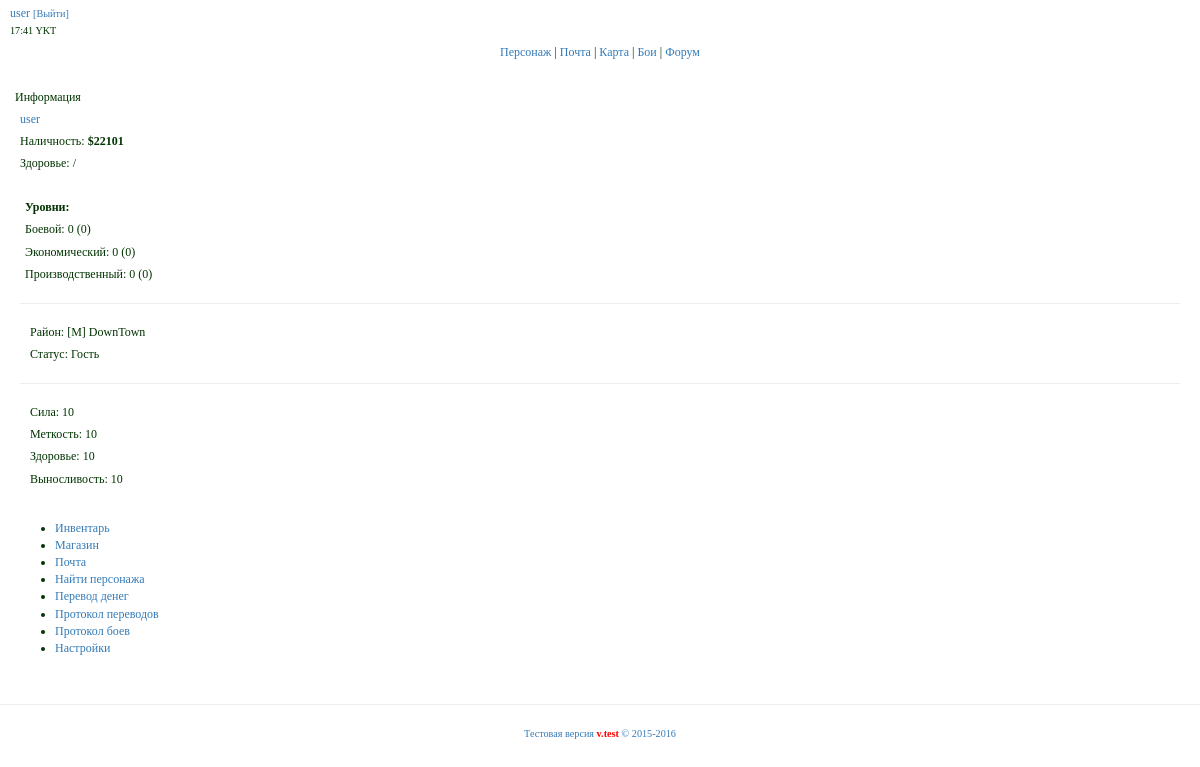
Screenshot of /user/ (signed in) with the database file from the repository.
### tables this page shows
CREATE TABLE IF NOT EXISTS `users` (
  `id` int(11) NOT NULL AUTO_INCREMENT,
  `login` varchar(256) NOT NULL,
  `pass` varchar(256) NOT NULL,
  `admin` varchar(255) NOT NULL DEFAULT 'user',
  `regdate` text NOT NULL,
  `logdate` text NOT NULL,
  `regip` varchar(255) NOT NULL,
  `logip` varchar(255) NOT NULL DEFAULT '0',
  `online` enum('В сети','Не в сети','','') DEFAULT 'Не в сети',
  `status` varchar(255) NOT NULL DEFAULT 'Гость',
  `status2` varchar(255) NOT NULL DEFAULT 'Живой',
  `money` int(20) NOT NULL DEFAULT '5000',
  `euro` int(10) DEFAULT NULL,
  `blvl` int(2) NOT NULL DEFAULT '0',
  `bexp` int(15) DEFAULT '0',
  `elvl` int(2) NOT NULL DEFAULT '0',
  `eexp` int(15) NOT NULL DEFAULT '0',
  `plvl` int(2) NOT NULL DEFAULT '0',
  `pexp` int(15) NOT NULL DEFAULT '0',
  `strength` int(3) NOT NULL DEFAULT '10',
  `accuracy` int(3) NOT NULL DEFAULT '10',
  `health` int(3) NOT NULL DEFAULT '10',
  `endurance` int(3) NOT NULL DEFAULT '10',
  `totalpoint` int(3) NOT NULL DEFAULT '0',
  PRIMARY KEY (`id`),
  UNIQUE KEY `login` (`login`)
);

### app/core/viewClass.php (called while the page is built)
<?php
class View {
    public function render($title,$content,$template,$data=null,$data2=null,$data3=null) {
        include 'app/views/'.$template;
    }
}

### app/controllers/controllerUser.php (called while the page is built, shortened)
<?php
class ControllerUser extends Controller {
    public function __construct() {
        $this->model = new ModelUser();
        $this->view = new View();
    }
    public function actionView() {
        $data = $this->model->getUserData($_COOKIE['login']);
        $data2 = $this->model->getSkill();
        $this->view->render('Персонаж','user/index.php','template.php',$data,$data2);
    }
}

### app/start.php (called while the page is built, shortened)
<?php
require_once 'core/viewClass.php';
require_once 'core/modelClass.php';
Router::run();

### index.php (called while the page is built, shortened)
<?php
require_once 'app/start.php';

### app/core/modelClass.php (called while the page is built, shortened)
<?php
class Model {
    public $mysqli;
    public function __construct() {
        $this->mysqli = new mysqli(Config::DBHOST,Config::DBUSER,Config::DBPASS,Config::DBNAME);
        $this->mysqli->query("SET NAMES 'utf8'");
    }
    public function query($query) {
        return $this->mysqli->query($query);
    }
    public function select($query) {
        $res = $this->query($query);
        $ret = [];
        while($row = mysqli_fetch_assoc($res)) {
            $ret[] = $row;
        }
        return $ret;
    }
}

### app/models/modelUser.php (called while the page is built, shortened)
<?php
class ModelUser extends Model {
    public function getUserData($login) {
        $data = $this->select("SELECT * FROM `users` WHERE `login` = '$login'");
        return $data;
    }
}

### app/views/user/index.php (the view, shortened to what this page needs)
<div id="main">
    <div id="left-menu">
        <div class="head-left">
            Информация
        </div>
        <?php foreach($data as $user): ;?>
        <div class="body-left">
            <div id="login">
                <a href="info?id=<?=$user['id']?>">
                    <?=$user['login']?>
                </a>
            </div>
            <div id="money">
                Наличность: <b>$<?=$user['money']?></b>
            </div>
            <div id="hp">
                Здоровье: <?=$hpMin?>/<?=$hpMax?>
            </div>
            <br>
            <div id="lvl">
                <div id="title">
                    <b>Уровни:</b>
                </div>
                <div id="blvl">
                    Боевой: <?=$user['blvl']?> (<?=$user['bexp']?>)
                </div>
                <div id="elvl">
                    Экономический: <?=$user['elvl']?> (<?=$user['eexp']?>)
                </div>
                <div id="plvl">
                    Производственный: <?=$user['plvl']?> (<?=$user['pexp']?>)
                </div>
                <hr>
                <div id="raion">
                    <div id="street">
                        Район: [M] DownTown
                    </div>
                    <div id="status">
                        Статус: <?=$user['status']?>
                    </div>
                </div>
                <hr>
                <div id="char">
                    <div id="str">
                        Сила: <?=$user['strength']?>
                    </div>
                    <div id="agl">
                        Меткость: <?=$user['accuracy']?>
                    </div>
                    <div id="life">
                        Здоровье: <?=$user['health']?>
                    </div>
                    <div id="end">
                        Выносливость: <?=$user['endurance']?>
                    </div>
                </div>
                <br>
            </div>
        </div>
    </div>
    <div id="right-menu">
        <div id="menu">
            <ul>
                <li><a href="/user/inventory">Инвентарь</a></li>
                <li><a href="/shop">Магазин</a></li>
                <li><a href="/mail">Почта</a></li>
                <li><a href="/user/search">Найти персонажа</a></li>
                <li><a href="/user/sendmoney">Перевод денег</a></li>
                <li><a href="/log/transfer?id=<?=$_COOKIE['id']?>">Протокол переводов</a></li>
                <li><a href="/log/battle?id=">Протокол боев</a></li>
                <li><a href="/user/setting">Настройки<a/></li>
            </ul>
        </div>
    </div>
</div>
<?php endforeach; ?>

### css/style.css (style rules this page uses)
div { margin: 5px; }
body { FONT-SIZE: 9pt; COLOR: #003300; FONT-FAMILY: verdana,geneva,arial cyr; }

### rows the page displays
users: login "user", money "22101", blvl "0", bexp "0", elvl "0", eexp "0", plvl "0", pexp "0", status "Гость", strength "10", accuracy "10", health "10", endurance "10"

### other values shown
$_COOKIE['login'] "user"
